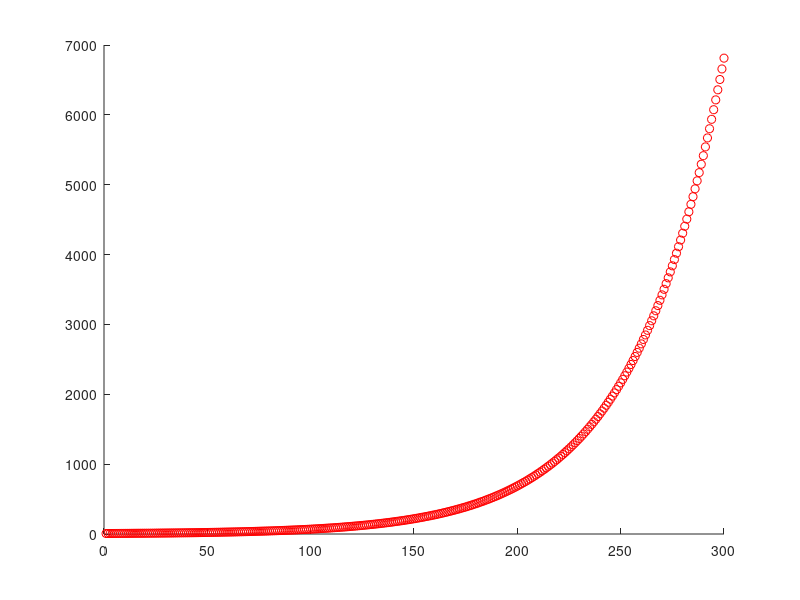

Source code (MATLAB):
% According to
% https://en.wikipedia.org/wiki/Paleodemography
% the world population in 4000 BCE was about 7 million.
% By 2000 it had grown to 7 billion.  The growth rate during
% that interval was not constant, but if we pretend it was,
% what growth rate would match these observed end points?
% Assume that the average generation time is twenty years.

generations = 6000 / 20

n = 7          % millions
a = 0.0232       % growth rate
clf
hold on

for i=1:generations
    n = n + a * n;
    plot(i, n, 'ro')
end

n
